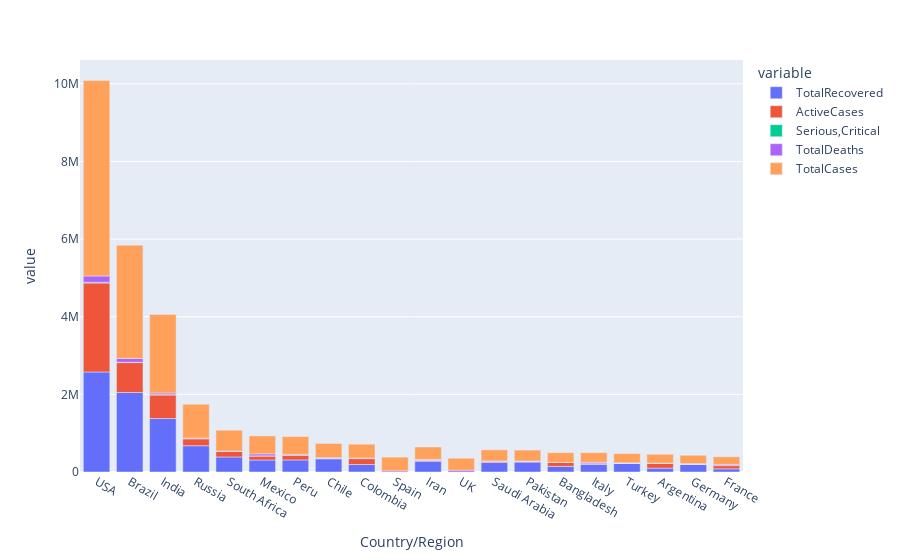

Here is the notebook cell this chart was saved with:
### Code cell
fig=px.bar(worldometer_df.iloc[:20],x='Country/Region',y=['TotalRecovered','ActiveCases', 'Serious,Critical','TotalDeaths','TotalCases'])
fig.show()

### Figure 1 — Plotly figure (JSON) as saved in the notebook; plotly's stock layout.template omitted (floating-point values rounded to 4 significant figures)
{"data": [{"alignmentgroup": "True", "hovertemplate": "variable=TotalRecovered<br>Country/Region=%{x}<br>value=%{y}<extra></extra>", "legendgroup": "TotalRecovered", "marker": {"color": "#636efa"}, "name": "TotalRecovered", "offsetgroup": "TotalRecovered", "orientation": "v", "showlegend": true, "textposition": "auto", "type": "bar", "x": ["USA", "Brazil", "India", "Russia", "South Africa", "Mexico", "Peru", "Chile", "Colombia", "Spain", "Iran", "UK", "Saudi Arabia", "Pakistan", "Bangladesh", "Italy", "Turkey", "Argentina", "Germany", "France"], "xaxis": "x", "y": [2576668, 2047660, 1377384, 676357, 387316, 308848, 310337, 340168, 192355, null, 277463, null, 247089, 256058, 143824, 201323, 220546, 99852, 196200, 82460], "yaxis": "y"}, {"alignmentgroup": "True", "hovertemplate": "variable=ActiveCases<br>Country/Region=%{x}<br>value=%{y}<extra></extra>", "legendgroup": "ActiveCases", "marker": {"color": "#EF553B"}, "name": "ActiveCases", "offsetgroup": "ActiveCases", "orientation": "v", "showlegend": true, "textposition": "auto", "type": "bar", "x": ["USA", "Brazil", "India", "Russia", "South Africa", "Mexico", "Peru", "Chile", "Colombia", "Spain", "Iran", "UK", "Saudi Arabia", "Pakistan", "Bangladesh", "Italy", "Turkey", "Argentina", "Germany", "France"], "xaxis": "x", "y": [2292707, 771258, 606387, 180931, 141264, 103325, 124648, 16614, 153416, null, 24678, null, 34082, 19770, 102521, 12694, 10921, 124092, 9758, 82861], "yaxis": "y"}, {"alignmentgroup": "True", "hovertemplate": "variable=Serious,Critical<br>Country/Region=%{x}<br>value=%{y}<extra></extra>", "legendgroup": "Serious,Critical", "marker": {"color": "#00cc96"}, "name": "Serious,Critical", "offsetgroup": "Serious,Critical", "orientation": "v", "showlegend": true, "textposition": "auto", "type": "bar", "x": ["USA", "Brazil", "India", "Russia", "South Africa", "Mexico", "Peru", "Chile", "Colombia", "Spain", "Iran", "UK", "Saudi Arabia", "Pakistan", "Bangladesh", "Italy", "Turkey", "Argentina", "Germany", "France"], "xaxis": "x", "y": [18296, 8318, 8944, 2300, 539, 3987, 1426, 1358, 1493, 617, 4156, 73, 1915, 809, null, 42, 580, 1150, 236, 384], "yaxis": "y"}, {"alignmentgroup": "True", "hovertemplate": "variable=TotalDeaths<br>Country/Region=%{x}<br>value=%{y}<extra></extra>", "legendgroup": "TotalDeaths", "marker": {"color": "#ab63fa"}, "name": "TotalDeaths", "offsetgroup": "TotalDeaths", "orientation": "v", "showlegend": true, "textposition": "auto", "type": "bar", "x": ["USA", "Brazil", "India", "Russia", "South Africa", "Mexico", "Peru", "Chile", "Colombia", "Spain", "Iran", "UK", "Saudi Arabia", "Pakistan", "Bangladesh", "Italy", "Turkey", "Argentina", "Germany", "France"], "xaxis": "x", "y": [162804, 98644, 41638, 14606, 9604, 50517, 20424, 9889, 11939, 28500, 17976, 46413, 3055, 6035, 3306, 35187, 5798, 4251, 9252, 30312], "yaxis": "y"}, {"alignmentgroup": "True", "hovertemplate": "variable=TotalCases<br>Country/Region=%{x}<br>value=%{y}<extra></extra>", "legendgroup": "TotalCases", "marker": {"color": "#FFA15A"}, "name": "TotalCases", "offsetgroup": "TotalCases", "orientation": "v", "showlegend": true, "textposition": "auto", "type": "bar", "x": ["USA", "Brazil", "India", "Russia", "South Africa", "Mexico", "Peru", "Chile", "Colombia", "Spain", "Iran", "UK", "Saudi Arabia", "Pakistan", "Bangladesh", "Italy", "Turkey", "Argentina", "Germany", "France"], "xaxis": "x", "y": [5032179, 2917562, 2025409, 871894, 538184, 462690, 455409, 366671, 357710, 354530, 320117, 308134, 284226, 281863, 249651, 249204, 237265, 228195, 215210, 195633], "yaxis": "y"}], "layout": {"barmode": "relative", "legend": {"title": {"text": "variable"}, "tracegroupgap": 0}, "margin": {"t": 60}, "xaxis": {"anchor": "y", "domain": [0, 1], "title": {"text": "Country/Region"}}, "yaxis": {"anchor": "x", "domain": [0, 1], "title": {"text": "value"}}}}
